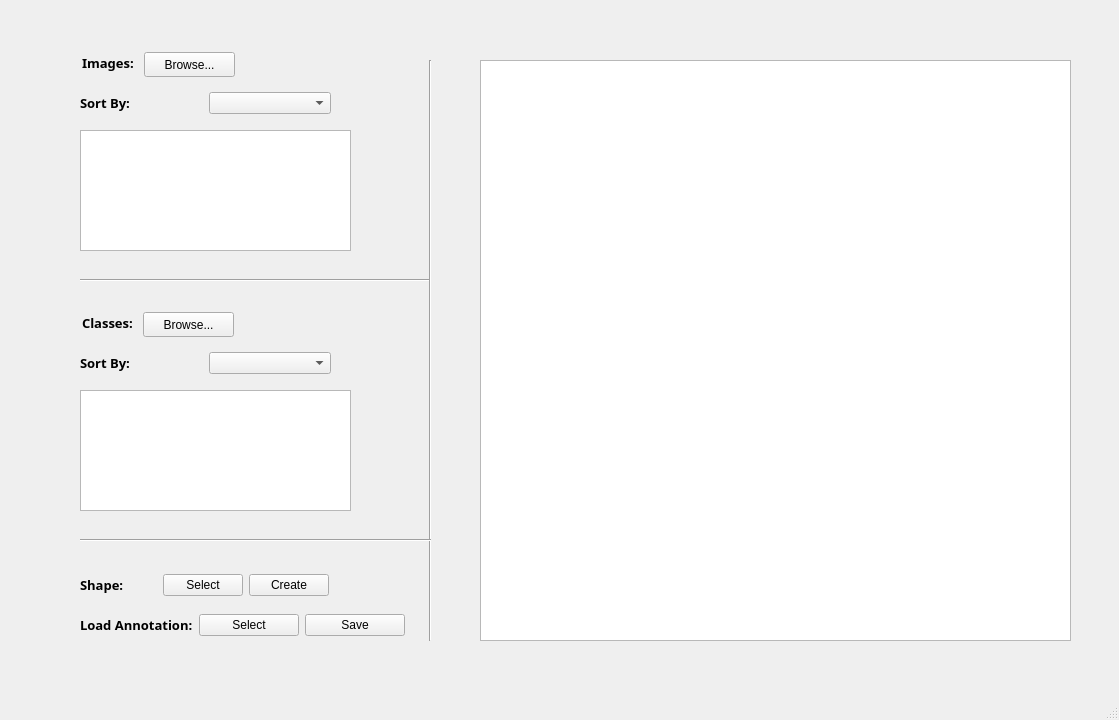
<?xml version="1.0" encoding="UTF-8"?>
<ui version="4.0">
 <class>MainWindow</class>
 <widget class="QMainWindow" name="MainWindow">
  <property name="geometry">
   <rect>
    <x>0</x>
    <y>0</y>
    <width>1119</width>
    <height>720</height>
   </rect>
  </property>
  <property name="windowTitle">
   <string>MainWindow</string>
  </property>
  <widget class="QWidget" name="centralwidget">
   <widget class="QWidget" name="layoutWidget_2">
    <property name="geometry">
     <rect>
      <x>80</x>
      <y>350</y>
      <width>251</width>
      <height>26</height>
     </rect>
    </property>
    <layout class="QHBoxLayout" name="horizontalLayout_6">
     <item>
      <widget class="QLabel" name="label_5">
       <property name="font">
        <font>
         <family>Candara</family>
         <pointsize>10</pointsize>
         <weight>75</weight>
         <bold>true</bold>
        </font>
       </property>
       <property name="text">
        <string>Sort By:</string>
       </property>
      </widget>
     </item>
     <item>
      <widget class="QComboBox" name="classSort"/>
     </item>
    </layout>
   </widget>
   <widget class="Line" name="line">
    <property name="geometry">
     <rect>
      <x>80</x>
      <y>270</y>
      <width>351</width>
      <height>20</height>
     </rect>
    </property>
    <property name="orientation">
     <enum>Qt::Horizontal</enum>
    </property>
   </widget>
   <widget class="Line" name="line_2">
    <property name="geometry">
     <rect>
      <x>420</x>
      <y>60</y>
      <width>20</width>
      <height>581</height>
     </rect>
    </property>
    <property name="orientation">
     <enum>Qt::Vertical</enum>
    </property>
   </widget>
   <widget class="QGraphicsView" name="graphicsView">
    <property name="geometry">
     <rect>
      <x>480</x>
      <y>60</y>
      <width>591</width>
      <height>581</height>
     </rect>
    </property>
   </widget>
   <widget class="QWidget" name="layoutWidget">
    <property name="geometry">
     <rect>
      <x>80</x>
      <y>90</y>
      <width>251</width>
      <height>26</height>
     </rect>
    </property>
    <layout class="QHBoxLayout" name="horizontalLayout_3">
     <item>
      <widget class="QLabel" name="label_3">
       <property name="font">
        <font>
         <family>Candara</family>
         <pointsize>10</pointsize>
         <weight>75</weight>
         <bold>true</bold>
        </font>
       </property>
       <property name="text">
        <string>Sort By:</string>
       </property>
      </widget>
     </item>
     <item>
      <widget class="QComboBox" name="imageSort"/>
     </item>
    </layout>
   </widget>
   <widget class="QWidget" name="layoutWidget">
    <property name="geometry">
     <rect>
      <x>80</x>
      <y>570</y>
      <width>249</width>
      <height>30</height>
     </rect>
    </property>
    <layout class="QHBoxLayout" name="horizontalLayout_7">
     <item>
      <widget class="QLabel" name="label_6">
       <property name="font">
        <font>
         <family>Candara</family>
         <pointsize>10</pointsize>
         <weight>75</weight>
         <bold>true</bold>
        </font>
       </property>
       <property name="text">
        <string>Shape:</string>
       </property>
      </widget>
     </item>
     <item>
      <widget class="QPushButton" name="shapeSelect">
       <property name="text">
        <string>Select</string>
       </property>
      </widget>
     </item>
     <item>
      <widget class="QPushButton" name="shapeCreate">
       <property name="text">
        <string>Create</string>
       </property>
      </widget>
     </item>
    </layout>
   </widget>
   <widget class="QWidget" name="layoutWidget">
    <property name="geometry">
     <rect>
      <x>80</x>
      <y>610</y>
      <width>325</width>
      <height>30</height>
     </rect>
    </property>
    <layout class="QHBoxLayout" name="horizontalLayout_8">
     <item>
      <widget class="QLabel" name="label_7">
       <property name="font">
        <font>
         <family>Candara</family>
         <pointsize>10</pointsize>
         <weight>75</weight>
         <bold>true</bold>
        </font>
       </property>
       <property name="text">
        <string>Load Annotation:</string>
       </property>
      </widget>
     </item>
     <item>
      <widget class="QPushButton" name="annotationSelect">
       <property name="text">
        <string>Select</string>
       </property>
      </widget>
     </item>
     <item>
      <widget class="QPushButton" name="annotationSave">
       <property name="text">
        <string>Save</string>
       </property>
      </widget>
     </item>
    </layout>
   </widget>
   <widget class="QListWidget" name="listImages">
    <property name="geometry">
     <rect>
      <x>80</x>
      <y>130</y>
      <width>271</width>
      <height>121</height>
     </rect>
    </property>
   </widget>
   <widget class="QListWidget" name="listClasses">
    <property name="geometry">
     <rect>
      <x>80</x>
      <y>390</y>
      <width>271</width>
      <height>121</height>
     </rect>
    </property>
   </widget>
   <widget class="Line" name="line_3">
    <property name="geometry">
     <rect>
      <x>80</x>
      <y>530</y>
      <width>351</width>
      <height>20</height>
     </rect>
    </property>
    <property name="orientation">
     <enum>Qt::Horizontal</enum>
    </property>
   </widget>
   <widget class="QLabel" name="label_2">
    <property name="geometry">
     <rect>
      <x>82</x>
      <y>52</y>
      <width>56</width>
      <height>21</height>
     </rect>
    </property>
    <property name="font">
     <font>
      <family>Candara</family>
      <pointsize>10</pointsize>
      <weight>75</weight>
      <bold>true</bold>
     </font>
    </property>
    <property name="text">
     <string>Images:</string>
    </property>
   </widget>
   <widget class="QPushButton" name="imageBrowse">
    <property name="geometry">
     <rect>
      <x>144</x>
      <y>52</y>
      <width>91</width>
      <height>25</height>
     </rect>
    </property>
    <property name="text">
     <string>Browse...</string>
    </property>
   </widget>
   <widget class="QLabel" name="label_4">
    <property name="geometry">
     <rect>
      <x>82</x>
      <y>312</y>
      <width>55</width>
      <height>21</height>
     </rect>
    </property>
    <property name="font">
     <font>
      <family>Candara</family>
      <pointsize>10</pointsize>
      <weight>75</weight>
      <bold>true</bold>
     </font>
    </property>
    <property name="text">
     <string>Classes:</string>
    </property>
   </widget>
   <widget class="QPushButton" name="classBrowse">
    <property name="geometry">
     <rect>
      <x>143</x>
      <y>312</y>
      <width>91</width>
      <height>25</height>
     </rect>
    </property>
    <property name="text">
     <string>Browse...</string>
    </property>
   </widget>
  </widget>
  <widget class="QMenuBar" name="menubar">
   <property name="geometry">
    <rect>
     <x>0</x>
     <y>0</y>
     <width>1119</width>
     <height>25</height>
    </rect>
   </property>
  </widget>
  <widget class="QStatusBar" name="statusbar"/>
 </widget>
 <resources/>
 <connections/>
</ui>
